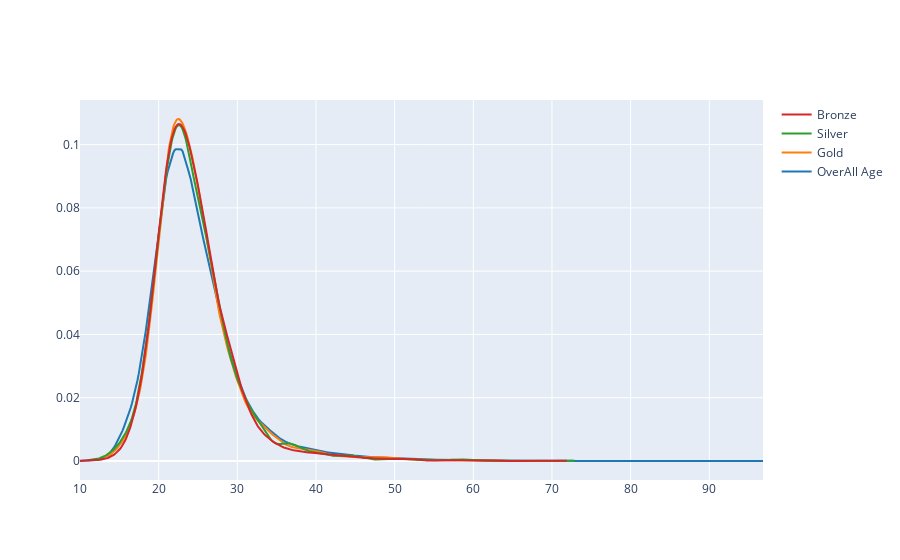

Notebook code for this chart:
### Code cell
fig = create_distplot(
    [x1,x2,x3,x4],
    ['OverAll Age', 'Gold', 'Silver', 'Bronze'],
    show_hist=False,
    show_rug=False
)
fig.show()

### Figure 1 — Plotly figure (JSON) as saved in the notebook; plotly's stock layout.template omitted (floating-point values rounded to 4 significant figures; data arrays with more than 128 entries replaced by an {"elided": "..."} marker saying what was removed)
{"data": [{"legendgroup": "OverAll Age", "marker": {"color": "rgb(31, 119, 180)"}, "mode": "lines", "name": "OverAll Age", "showlegend": true, "type": "scatter", "x": {"elided": "500 float values"}, "xaxis": "x", "y": {"elided": "500 float values"}, "yaxis": "y"}, {"legendgroup": "Gold", "marker": {"color": "rgb(255, 127, 14)"}, "mode": "lines", "name": "Gold", "showlegend": true, "type": "scatter", "x": {"elided": "500 float values"}, "xaxis": "x", "y": {"elided": "500 float values"}, "yaxis": "y"}, {"legendgroup": "Silver", "marker": {"color": "rgb(44, 160, 44)"}, "mode": "lines", "name": "Silver", "showlegend": true, "type": "scatter", "x": {"elided": "500 float values"}, "xaxis": "x", "y": {"elided": "500 float values"}, "yaxis": "y"}, {"legendgroup": "Bronze", "marker": {"color": "rgb(214, 39, 40)"}, "mode": "lines", "name": "Bronze", "showlegend": true, "type": "scatter", "x": {"elided": "500 float values"}, "xaxis": "x", "y": {"elided": "500 float values"}, "yaxis": "y"}], "layout": {"barmode": "overlay", "hovermode": "closest", "legend": {"traceorder": "reversed"}, "xaxis": {"anchor": "y2", "domain": [0, 1], "zeroline": false}, "yaxis": {"anchor": "free", "domain": [0, 1], "position": 0}}}
